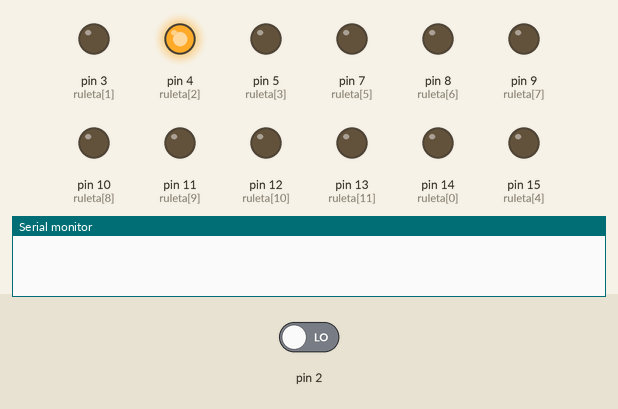
Simulated run of this sketch. Board: Arduino Uno, built with avr-gcc and run on an emulated ATmega328P. On the bench: output pins drawn as LEDs (lit = HIGH), the last lines printed to the serial monitor. The test bench sets the inputs (shaded band); at power-on: pin 2 LOW.

Above: at 2.2 s.
2.3 s: pin 2 driven HIGH
At 3.7 s:
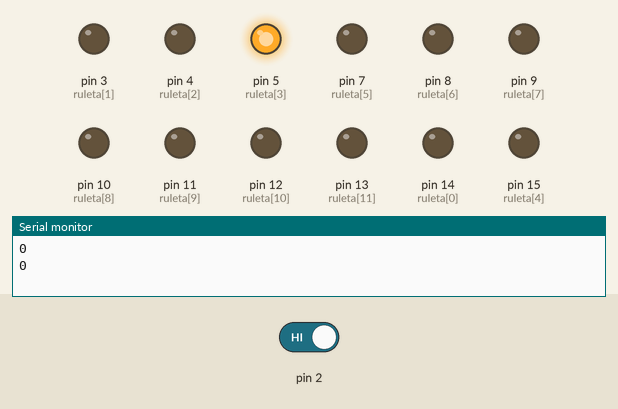
At 5.1 s:
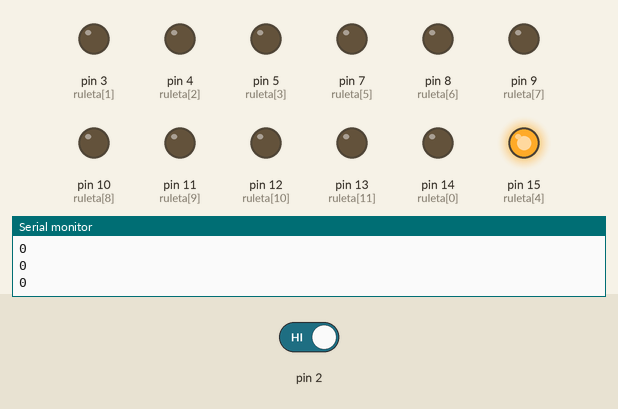
5.3 s: pin 2 driven LOW
At 9.54 s:
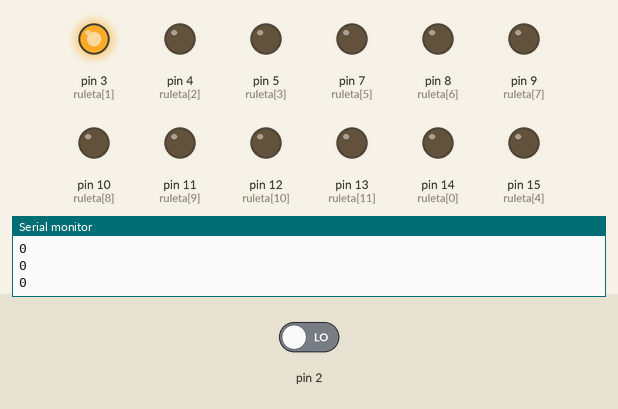
Timing chart, 0 to 14.3 s (numbered marks = the images above; inputs shaded):
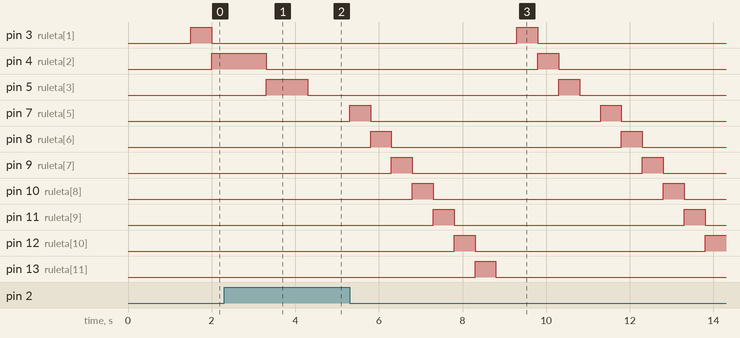

Measured:
- after the input at 2.3 s, pin 4 (ruleta[2]): HIGH → LOW after 1.0 s instead of 0.20 s; pin 7 (ruleta[5]): stays LOW (without the input it goes to HIGH after 1.2 s)
- after the input at 5.3 s, pin 3 (ruleta[1]): LOW → HIGH after 4.0 s instead of 8.0 s; pin 4 (ruleta[2]): LOW → HIGH after 4.5 s, → LOW 0.50 s later; pin 5 (ruleta[3]): LOW → HIGH after 5.0 s, → LOW 0.50 s later
- by itself, pin 11 (ruleta[9]): alternates HIGH for 0.50 s and LOW for 5.5 s

The sketch:

Experimento_9.ino
```cpp
//Jose Antonio García Ortiz
//Darío González Martínez de Salazar

//En el informe existe un enlace donde se puede visualizar la simulación en TinkerCad

#include <Arduino.h>

const int ruleta[12] = {14,3,4,5,15,7,8,9,10,11,12,13};

int aciertos = 0;
int led = 0;

void ISR_ruleta(){

}

void setup() {
  Serial.begin(9600);
  for (size_t i = 0; i < 12; i++)
  {
    pinMode(ruleta[i],OUTPUT);
    digitalWrite(ruleta[i],LOW);
  }
  pinMode(2,INPUT);
  attachInterrupt(2,ISR_ruleta,RISING);
  delay(1000);
}

void loop() {
  static unsigned long lastime = 0;
  if (millis() - lastime >= (500-aciertos*50)){
    if (led == 0){
      digitalWrite(ruleta[12-1],LOW);
    }
    else
      digitalWrite(ruleta[led-1],LOW);
    digitalWrite(ruleta[led],HIGH);

    led++;
    if (led == 12) led = 0;
    lastime = millis();
  }
  if(digitalRead(2) == HIGH){
   	if (led == 1){
    	aciertos++;
 	}
  	else{
    	aciertos--;
  	}
    if (aciertos < 0) aciertos = 0;
    else if (aciertos > 9) {
      digitalWrite(6,HIGH);
      Serial.println("You are WINNER!");
      delay(1000);
      digitalWrite(6,LOW);
      aciertos = 0;
    }
    Serial.println(aciertos);
    delay(1000);
  }
}

//Ejercicio ruleta loca
```
